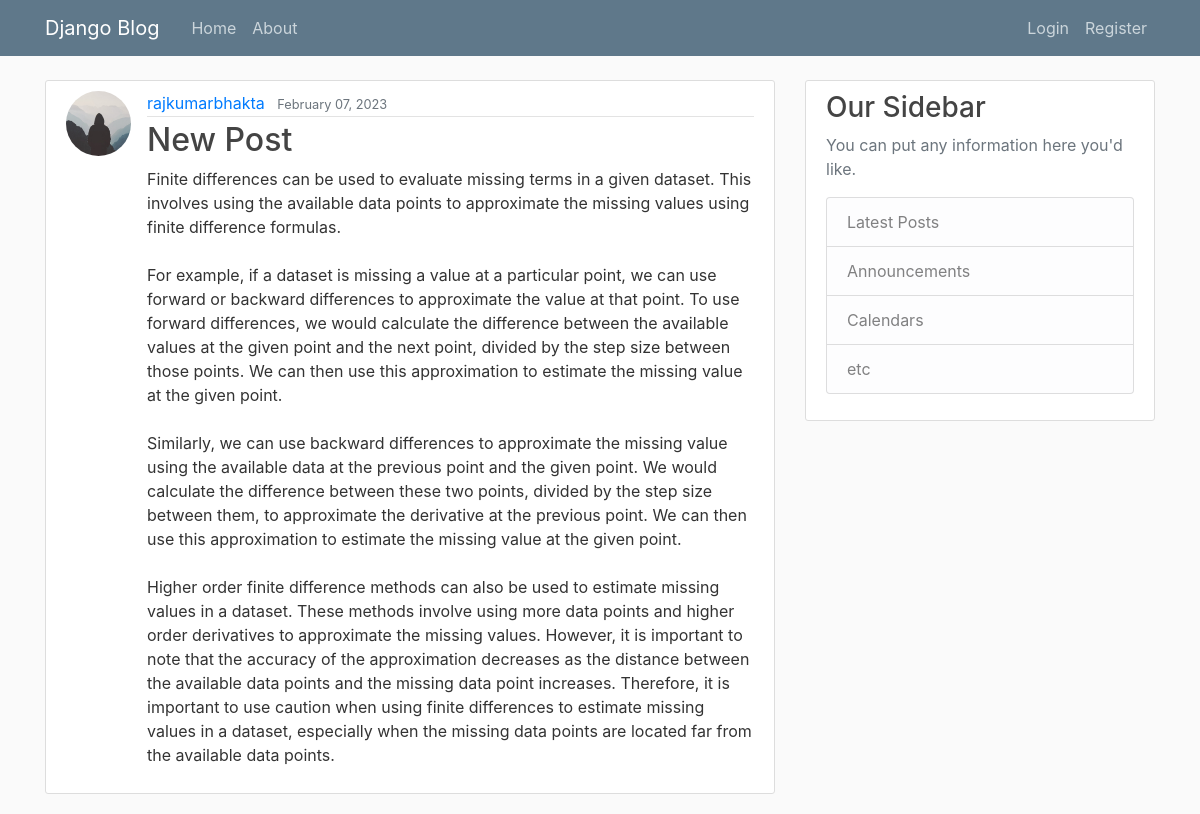
The page /post/8/ on the database its author committed.
### blog/models.py (models this page shows, shortened)
class Post(models.Model):
    title = models.CharField(max_length=100)
    content = models.TextField()
    date_posted = models.DateTimeField(default=timezone.now)
    author = models.ForeignKey(User, on_delete=models.CASCADE)

### users/models.py (models this page shows, shortened)
class Profile(models.Model):
    user = models.OneToOneField(User, on_delete=models.CASCADE)
    image = models.ImageField(default='default.jpg', upload_to='profile_pics')

### blog/views.py (the view)
# urls.py: path('post/<int:pk>/', PostDetailView.as_view(), name='post-detail'),
class PostDetailView(DetailView):
    model = Post

### blog/templates/blog/post_detail.html (shortened to what this page needs)
{% extends "blog/base.html" %}
{% block content %}
  <article class="media content-section">
    <img class="rounded-circle article-img" src="{{ object.author.profile.image.url }}">
    <div class="media-body">
      <div class="article-metadata">
        <a class="mr-2" href="#">{{ object.author }}</a>
        <small class="text-muted">{{ object.date_posted|date:"F d, Y" }}</small>
      </div>
      <h2 class="article-title">{{ object.title }}</h2>
      <p class="article-content">{{ object.content }}</p>
    </div>
  </article>
{% endblock content %}

### blog/static/blog/main.css (style rules this page uses)
body { background: #fafafa; color: #333333; margin-top: 5rem; }
h1, h2, h3, h4, h5, h6 { color: #444444; }
.content-section { background: #ffffff; padding: 10px 20px; border: 1px solid #dddddd; border-radius: 3px; margin-bottom: 20px; }
.article-title { color: #444444; }
.article-content { white-space: pre-line; }
.article-img { height: 65px; width: 65px; margin-right: 16px; }
.article-metadata { padding-bottom: 1px; margin-bottom: 4px; border-bottom: 1px solid #e3e3e3 }

### rows shown on the page
Post: author.profile.image (placeholder picture), author "rajkumarbhakta", date_posted "February 07, 2023", title "New Post", content "Finite differences can be used to evaluate missing terms in a given dataset. This involves using the available data points to approximate the missing values using finite difference formulas. For example, if a dataset is missing a value at a particular point, we can use forward or backward differences to approximate the value at that point. To use forward differences, we would calculate the difference between the available values at the given point and the next point, divided by the step size between those points. We can then use this approximation to estimate the missing value at the given point. Similarly, we can use backward differences to approximate the missing value using the available…"
